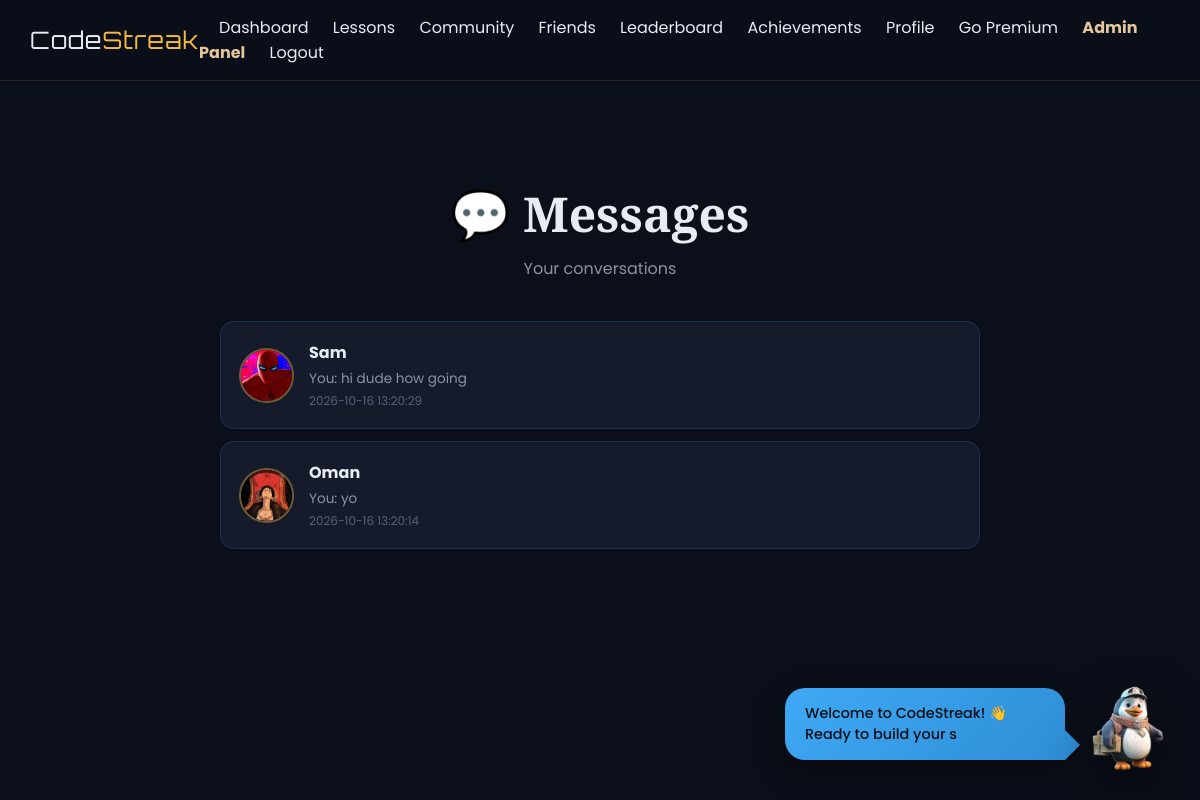
Page /messages (signed in) on the committed database.
### tables this page shows
CREATE TABLE messages (
    id INTEGER PRIMARY KEY AUTOINCREMENT,
    sender_id INTEGER NOT NULL,
    receiver_id INTEGER NOT NULL,
    content TEXT NOT NULL,
    is_read INTEGER DEFAULT 0,
    created_at TIMESTAMP DEFAULT CURRENT_TIMESTAMP
);

CREATE TABLE users (
    id INTEGER PRIMARY KEY AUTOINCREMENT,
    username TEXT UNIQUE NOT NULL,
    email TEXT UNIQUE NOT NULL,
    password_hash TEXT NOT NULL,
    security_question TEXT,
    security_answer TEXT,
    streak INTEGER DEFAULT 0,
    streak_charge INTEGER DEFAULT 1,
    total_points INTEGER DEFAULT 0,
    weekly_points INTEGER DEFAULT 0,
    rank TEXT DEFAULT 'Bronze',
    premium INTEGER DEFAULT 0,
    achievements TEXT DEFAULT '[]',
    profile_picture TEXT,
    bio TEXT DEFAULT '',
    learning_goal TEXT DEFAULT 'Learning Python',
    avatar_emoji TEXT DEFAULT '🐉',
    created_at TIMESTAMP DEFAULT CURRENT_TIMESTAMP
, is_active BOOLEAN DEFAULT 1, is_admin BOOLEAN DEFAULT 0);

### app.py (the view)
@app.route('/messages')
def messages_list():
    if 'user_id' not in session:
        return redirect(url_for('login'))
    conn = get_db()
    cur = conn.cursor()
    cur.execute("""
        SELECT DISTINCT
            CASE
                WHEN sender_id = ? THEN receiver_id
                ELSE sender_id
            END as other_id
        FROM messages
        WHERE sender_id = ? OR receiver_id = ?
    """, (session['user_id'], session['user_id'], session['user_id']))
    partner_ids = [row['other_id'] for row in cur.fetchall()]
    conversations = []
    for pid in partner_ids:
        cur.execute("SELECT id, username, profile_picture FROM users WHERE id = ?", (pid,))
        partner = cur.fetchone()
        if not partner:
            continue
        cur.execute("""
            SELECT content, created_at, sender_id
            FROM messages
            WHERE (sender_id = ? AND receiver_id = ?)
               OR (sender_id = ? AND receiver_id = ?)
            ORDER BY created_at DESC
            LIMIT 1
        """, (session['user_id'], pid, pid, session['user_id']))
        last_msg = cur.fetchone()
        cur.execute("""
            SELECT COUNT(*) as c FROM messages
            WHERE sender_id = ? AND receiver_id = ? AND is_read = 0
        """, (pid, session['user_id']))
        unread = cur.fetchone()['c']
        if last_msg:
            conversations.append({
                'user': partner,
                'last_message': last_msg['content'],
                'last_time': last_msg['created_at'],
                'is_mine': last_msg['sender_id'] == session['user_id'],
                'unread': unread
            })
    conversations.sort(key=lambda x: x['last_time'], reverse=True)
    cur.close()
    conn.close()
    return render_template('messages_list.html', conversations=conversations)

### app.py (called while the page is built)
def get_db():
    conn = sqlite3.connect('codestreak.db', detect_types=sqlite3.PARSE_DECLTYPES)
    conn.row_factory = sqlite3.Row
    return conn

### templates/messages_list.html (shortened to what this page needs)
{% extends 'base.html' %}
{% block content %}
<div class="messages-container">
    <div class="messages-header">
        <h1 class="messages-title">💬 Messages</h1>
        <p class="messages-subtitle">Your conversations</p>
    </div>
    {% if conversations %}
        <div class="conversation-list">
            {% for c in conversations %}
            <a href="{{ url_for('chat', username=c.user.username) }}" class="conversation-item">
                {% if c.user.profile_picture %}
                    <img src="{{ url_for('static', filename='uploads/' + c.user.profile_picture) }}" class="conv-avatar">
                {% else %}
                    <div class="conv-avatar-init">{{ c.user.username[0]|upper }}</div>
                {% endif %}
                <div class="conv-info">
                    <div class="conv-name">{{ c.user.username }}</div>
                    <div class="conv-preview">
                        {% if c.is_mine %}You: {% endif %}{{ c.last_message }}
                    </div>
                    <div class="conv-time">{{ c.last_time }}</div>
                </div>
            </a>
            {% endfor %}
        </div>
    {% else %}
        <div class="empty-messages">
            No conversations yet.<br>
            <a href="{{ url_for('users_directory') }}">Find someone to message →</a>
        </div>
    {% endif %}
</div>
{% endblock %}

### templates/base.html (style rules this page uses)
:root { --near-black: #0B0F19; --azure-blue: #3FA9F5; --amber-gold: #F5B942; --emerald: #2ED9A5; --off-white: #E8EBF2; --surface: #151B2B; --surface-2: #1E2538; --champion-blue: #0B0F19; --lavender-tonic: #3FA9F5; --exotic-orange: #F5B942; --dirty-white: #E8EBF2; --ink: #0B0F19; --paper: #E8EBF2; --yellow: #F5B942; --red: #3FA9F5; --beige: #3FA9F5; --dark: #0B0F19; font-family: 'Poppins', sans-serif; color: var(--off-white); background: var(--near-black); }
* { box-sizing: border-box; margin: 0; padding: 0; }
html { min-height: 100%; background: var(--near-black); scroll-behavior: smooth; }
body { margin: 0; min-height: 100%; background: var(--near-black); overflow-x: hidden; font-family: 'Poppins', sans-serif; color: var(--off-white); }

### templates/messages_list.html (style rules this page uses)
.messages-container { max-width: 800px; margin: 80px auto; padding: 20px; }
.messages-header { text-align: center; margin-bottom: 40px; }
.messages-title { font-family: 'Playfair Display', serif; font-size: 3rem; color: var(--off-white); margin-bottom: 10px; }
.messages-subtitle { color: #8B92A8; }
.conversation-list { display: flex; flex-direction: column; gap: 12px; }
.conversation-item { background: #151B2B; border: 1px solid rgba(63, 169, 245, 0.15); border-radius: 14px; padding: 18px; display: flex; align-items: center; gap: 15px; text-decoration: none; transition: 0.3s; }
.conv-avatar { width: 55px; height: 55px; border-radius: 50%; object-fit: cover; border: 2px solid rgba(245, 185, 66, 0.4); flex-shrink: 0; }
.conv-info { flex: 1; min-width: 0; }
.conv-name { color: var(--off-white); font-weight: 700; margin-bottom: 4px; }
.conv-preview { color: #8B92A8; font-size: 0.85rem; white-space: nowrap; overflow: hidden; text-overflow: ellipsis; }
.conv-time { color: #5A6078; font-size: 0.75rem; margin-top: 3px; }

### rows in the picture
messages: profile_picture (picture), user.username "Sam", last_message "hi dude how going", last_time "2026-10-16 13:20:29"
messages: profile_picture (picture), user.username "Oman", last_message "yo", last_time "2026-10-16 13:20:14"
